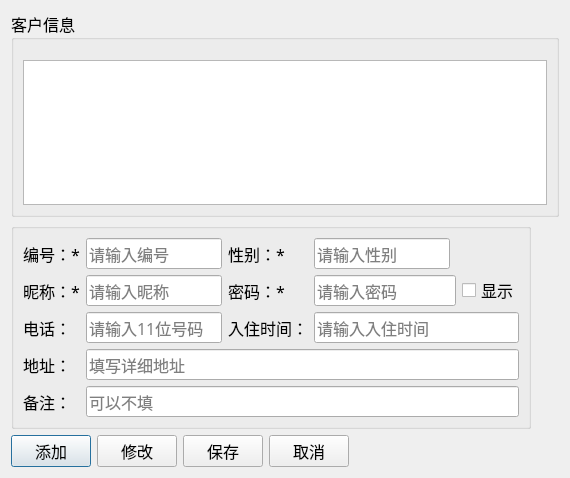
<?xml version="1.0" encoding="UTF-8"?>
<ui version="4.0">
 <class>CostomerRegisterInfoDialog</class>
 <widget class="QDialog" name="CostomerRegisterInfoDialog">
  <property name="geometry">
   <rect>
    <x>0</x>
    <y>0</y>
    <width>570</width>
    <height>478</height>
   </rect>
  </property>
  <property name="windowTitle">
   <string>Dialog</string>
  </property>
  <layout class="QVBoxLayout" name="verticalLayout_3">
   <item>
    <layout class="QVBoxLayout" name="verticalLayout_2">
     <item>
      <widget class="QGroupBox" name="groupBox">
       <property name="font">
        <font>
         <family>楷体</family>
         <pointsize>12</pointsize>
        </font>
       </property>
       <property name="title">
        <string>客户信息</string>
       </property>
       <layout class="QHBoxLayout" name="horizontalLayout">
        <property name="topMargin">
         <number>20</number>
        </property>
        <item>
         <widget class="QTableView" name="tableView"/>
        </item>
       </layout>
      </widget>
     </item>
     <item>
      <layout class="QHBoxLayout" name="horizontalLayout_4">
       <item>
        <widget class="QGroupBox" name="groupBox_2">
         <property name="title">
          <string/>
         </property>
         <layout class="QVBoxLayout" name="verticalLayout">
          <item>
           <layout class="QGridLayout" name="gridLayout">
            <item row="0" column="0">
             <widget class="QLabel" name="labUserNo">
              <property name="font">
               <font>
                <family>楷体</family>
                <pointsize>12</pointsize>
               </font>
              </property>
              <property name="text">
               <string>编号：*</string>
              </property>
             </widget>
            </item>
            <item row="0" column="2">
             <widget class="QLabel" name="labUserName_2">
              <property name="font">
               <font>
                <family>楷体</family>
                <pointsize>12</pointsize>
               </font>
              </property>
              <property name="text">
               <string>性别：*</string>
              </property>
             </widget>
            </item>
            <item row="0" column="1">
             <widget class="QLineEdit" name="CustomerNo">
              <property name="font">
               <font>
                <family>楷体</family>
                <pointsize>12</pointsize>
               </font>
              </property>
              <property name="echoMode">
               <enum>QLineEdit::Normal</enum>
              </property>
              <property name="placeholderText">
               <string>请输入编号</string>
              </property>
             </widget>
            </item>
            <item row="1" column="0">
             <widget class="QLabel" name="labUserName_3">
              <property name="font">
               <font>
                <family>楷体</family>
                <pointsize>12</pointsize>
               </font>
              </property>
              <property name="text">
               <string>昵称：*</string>
              </property>
             </widget>
            </item>
            <item row="1" column="2">
             <widget class="QLabel" name="labUserPwd">
              <property name="font">
               <font>
                <family>楷体</family>
                <pointsize>12</pointsize>
               </font>
              </property>
              <property name="text">
               <string>密码：*</string>
              </property>
             </widget>
            </item>
            <item row="1" column="1">
             <widget class="QLineEdit" name="CustomerName">
              <property name="font">
               <font>
                <family>楷体</family>
                <pointsize>12</pointsize>
               </font>
              </property>
              <property name="echoMode">
               <enum>QLineEdit::Normal</enum>
              </property>
              <property name="placeholderText">
               <string>请输入昵称</string>
              </property>
             </widget>
            </item>
            <item row="4" column="0">
             <widget class="QLabel" name="labUserPwd_5">
              <property name="font">
               <font>
                <family>楷体</family>
                <pointsize>12</pointsize>
               </font>
              </property>
              <property name="text">
               <string>备注：</string>
              </property>
             </widget>
            </item>
            <item row="3" column="0">
             <widget class="QLabel" name="labUserPwd_3">
              <property name="font">
               <font>
                <family>楷体</family>
                <pointsize>12</pointsize>
               </font>
              </property>
              <property name="text">
               <string>地址：</string>
              </property>
             </widget>
            </item>
            <item row="2" column="1">
             <widget class="QLineEdit" name="CustomerPhone">
              <property name="font">
               <font>
                <family>楷体</family>
                <pointsize>12</pointsize>
               </font>
              </property>
              <property name="echoMode">
               <enum>QLineEdit::Normal</enum>
              </property>
              <property name="placeholderText">
               <string>请输入11位号码</string>
              </property>
             </widget>
            </item>
            <item row="2" column="0">
             <widget class="QLabel" name="labUserPwd_4">
              <property name="font">
               <font>
                <family>楷体</family>
                <pointsize>12</pointsize>
               </font>
              </property>
              <property name="text">
               <string>电话：</string>
              </property>
             </widget>
            </item>
            <item row="2" column="2">
             <widget class="QLabel" name="labUserPwd_6">
              <property name="font">
               <font>
                <family>楷体</family>
                <pointsize>12</pointsize>
               </font>
              </property>
              <property name="text">
               <string>入住时间：</string>
              </property>
             </widget>
            </item>
            <item row="1" column="3" colspan="2">
             <widget class="QLineEdit" name="CustomerRePwd">
              <property name="font">
               <font>
                <family>楷体</family>
                <pointsize>12</pointsize>
               </font>
              </property>
              <property name="echoMode">
               <enum>QLineEdit::Password</enum>
              </property>
              <property name="placeholderText">
               <string>请输入密码</string>
              </property>
             </widget>
            </item>
            <item row="1" column="5">
             <widget class="QCheckBox" name="checkBoxPwd">
              <property name="font">
               <font>
                <family>楷体</family>
                <pointsize>12</pointsize>
               </font>
              </property>
              <property name="text">
               <string>显示</string>
              </property>
             </widget>
            </item>
            <item row="2" column="3" colspan="3">
             <widget class="QLineEdit" name="ledCustomDate">
              <property name="font">
               <font>
                <family>楷体</family>
                <pointsize>12</pointsize>
               </font>
              </property>
              <property name="toolTip">
               <string>自动生成</string>
              </property>
              <property name="placeholderText">
               <string>请输入入住时间</string>
              </property>
             </widget>
            </item>
            <item row="3" column="1" colspan="5">
             <widget class="QLineEdit" name="CustomerAddress">
              <property name="font">
               <font>
                <family>楷体</family>
                <pointsize>12</pointsize>
               </font>
              </property>
              <property name="echoMode">
               <enum>QLineEdit::Normal</enum>
              </property>
              <property name="placeholderText">
               <string>填写详细地址</string>
              </property>
             </widget>
            </item>
            <item row="4" column="1" colspan="5">
             <widget class="QLineEdit" name="CustomerRemark">
              <property name="font">
               <font>
                <family>楷体</family>
                <pointsize>12</pointsize>
               </font>
              </property>
              <property name="placeholderText">
               <string>可以不填</string>
              </property>
             </widget>
            </item>
            <item row="0" column="4" colspan="2">
             <spacer name="horizontalSpacer">
              <property name="orientation">
               <enum>Qt::Horizontal</enum>
              </property>
              <property name="sizeHint" stdset="0">
               <size>
                <width>40</width>
                <height>20</height>
               </size>
              </property>
             </spacer>
            </item>
            <item row="0" column="3">
             <widget class="QLineEdit" name="ledSex">
              <property name="font">
               <font>
                <family>楷体</family>
                <pointsize>12</pointsize>
               </font>
              </property>
              <property name="placeholderText">
               <string>请输入性别</string>
              </property>
             </widget>
            </item>
           </layout>
          </item>
         </layout>
        </widget>
       </item>
       <item>
        <spacer name="horizontalSpacer_4">
         <property name="orientation">
          <enum>Qt::Horizontal</enum>
         </property>
         <property name="sizeHint" stdset="0">
          <size>
           <width>40</width>
           <height>20</height>
          </size>
         </property>
        </spacer>
       </item>
      </layout>
     </item>
     <item>
      <layout class="QHBoxLayout" name="horizontalLayout_3">
       <item>
        <layout class="QHBoxLayout" name="horizontalLayout_2">
         <item>
          <widget class="QPushButton" name="pbnAddUser">
           <property name="sizePolicy">
            <sizepolicy hsizetype="Maximum" vsizetype="Fixed">
             <horstretch>0</horstretch>
             <verstretch>0</verstretch>
            </sizepolicy>
           </property>
           <property name="minimumSize">
            <size>
             <width>80</width>
             <height>0</height>
            </size>
           </property>
           <property name="font">
            <font>
             <family>楷体</family>
             <pointsize>12</pointsize>
            </font>
           </property>
           <property name="cursor">
            <cursorShape>OpenHandCursor</cursorShape>
           </property>
           <property name="text">
            <string>添加</string>
           </property>
          </widget>
         </item>
         <item>
          <widget class="QPushButton" name="pbnModify">
           <property name="sizePolicy">
            <sizepolicy hsizetype="Maximum" vsizetype="Fixed">
             <horstretch>0</horstretch>
             <verstretch>0</verstretch>
            </sizepolicy>
           </property>
           <property name="minimumSize">
            <size>
             <width>80</width>
             <height>0</height>
            </size>
           </property>
           <property name="font">
            <font>
             <family>楷体</family>
             <pointsize>12</pointsize>
            </font>
           </property>
           <property name="cursor">
            <cursorShape>OpenHandCursor</cursorShape>
           </property>
           <property name="text">
            <string>修改</string>
           </property>
          </widget>
         </item>
         <item>
          <widget class="QPushButton" name="pbnSave">
           <property name="sizePolicy">
            <sizepolicy hsizetype="Maximum" vsizetype="Fixed">
             <horstretch>0</horstretch>
             <verstretch>0</verstretch>
            </sizepolicy>
           </property>
           <property name="minimumSize">
            <size>
             <width>80</width>
             <height>0</height>
            </size>
           </property>
           <property name="font">
            <font>
             <family>楷体</family>
             <pointsize>12</pointsize>
            </font>
           </property>
           <property name="cursor">
            <cursorShape>OpenHandCursor</cursorShape>
           </property>
           <property name="text">
            <string>保存</string>
           </property>
          </widget>
         </item>
         <item>
          <widget class="QPushButton" name="pbnCancel">
           <property name="sizePolicy">
            <sizepolicy hsizetype="Maximum" vsizetype="Fixed">
             <horstretch>0</horstretch>
             <verstretch>0</verstretch>
            </sizepolicy>
           </property>
           <property name="minimumSize">
            <size>
             <width>80</width>
             <height>20</height>
            </size>
           </property>
           <property name="font">
            <font>
             <family>楷体</family>
             <pointsize>12</pointsize>
            </font>
           </property>
           <property name="cursor">
            <cursorShape>OpenHandCursor</cursorShape>
           </property>
           <property name="text">
            <string>取消</string>
           </property>
          </widget>
         </item>
        </layout>
       </item>
       <item>
        <spacer name="horizontalSpacer_3">
         <property name="orientation">
          <enum>Qt::Horizontal</enum>
         </property>
         <property name="sizeType">
          <enum>QSizePolicy::Expanding</enum>
         </property>
         <property name="sizeHint" stdset="0">
          <size>
           <width>200</width>
           <height>20</height>
          </size>
         </property>
        </spacer>
       </item>
      </layout>
     </item>
    </layout>
   </item>
  </layout>
 </widget>
 <resources/>
 <connections/>
</ui>
